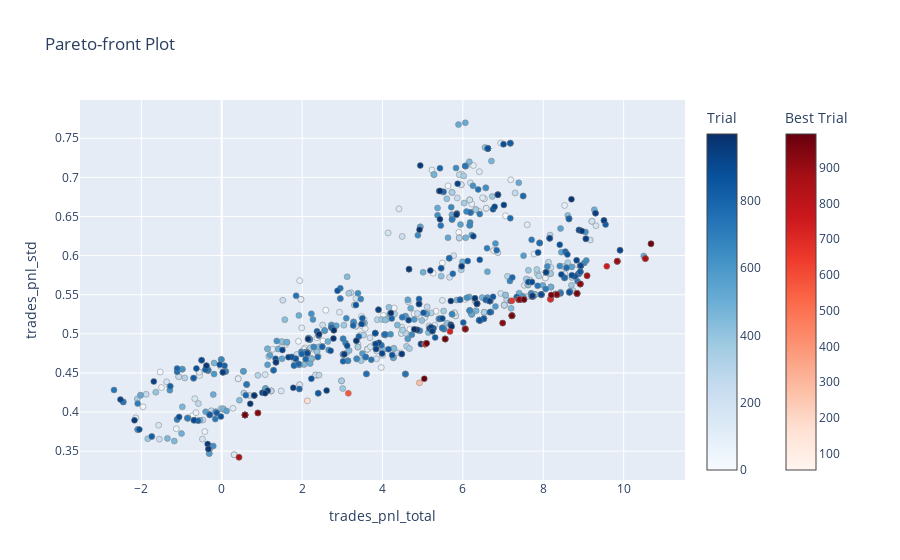

The notebook cell this image was saved under:
### Code cell
from optuna.visualization import plot_parallel_coordinate

optuna.visualization.plot_pareto_front(study, target_names=["trades_pnl_total", "trades_pnl_std"])

### Figure 1 — Plotly figure (JSON) as saved in the notebook; plotly's stock layout.template omitted (floating-point values rounded to 4 significant figures; data arrays with more than 128 entries replaced by an {"elided": "..."} marker saying what was removed)
{"data": [{"hovertemplate": "%{text}<extra>Trial</extra>", "marker": {"color": {"elided": "882 int values"}, "colorbar": {"title": {"text": "Trial"}}, "colorscale": [[0, "rgb(247,251,255)"], [0.125, "rgb(222,235,247)"], [0.25, "rgb(198,219,239)"], [0.375, "rgb(158,202,225)"], [0.5, "rgb(107,174,214)"], [0.625, "rgb(66,146,198)"], [0.75, "rgb(33,113,181)"], [0.875, "rgb(8,81,156)"], [1, "rgb(8,48,107)"]], "line": {"color": "Grey", "width": 0.5}}, "mode": "markers", "showlegend": false, "text": {"elided": "882 str values"}, "type": "scatter", "x": {"elided": "882 float values"}, "y": {"elided": "882 float values"}}, {"hovertemplate": "%{text}<extra>Best Trial</extra>", "marker": {"color": [54, 81, 140, 152, 162, 170, 179, 194, 196, 209, 215, 224, 278, 295, 330, 333, 334, 361, 372, 383, 384, 393, 403, 407, 411, 421, 435, 438, 443, 452, 464, 469, 475, 477, 480, 493, 495, 501, 522, 528, 531, 534, 539, 545, 556, 574, 575, 576, 579, 583, 586, 593, 598, 621, 627, 634, 638, 647, 648, 653, 667, 684, 687, 699, 705, 714, 717, 719, 737, 744, 747, 749, 753, 754, 757, 758, 775, 776, 781, 801, 802, 818, 821, 825, 827, 832, 840, 845, 849, 855, 861, 866, 868, 874, 880, 902, 903, 904, 911, 923, 926, 931, 932, 934, 935, 936, 939, 947, 948, 951, 959, 971, 974, 982, 987, 988, 990, 994], "colorbar": {"title": {"text": "Best Trial"}, "x": 1.1, "xpad": 40}, "colorscale": [[0, "rgb(255,245,240)"], [0.125, "rgb(254,224,210)"], [0.25, "rgb(252,187,161)"], [0.375, "rgb(252,146,114)"], [0.5, "rgb(251,106,74)"], [0.625, "rgb(239,59,44)"], [0.75, "rgb(203,24,29)"], [0.875, "rgb(165,15,21)"], [1, "rgb(103,0,13)"]], "line": {"color": "Grey", "width": 0.5}}, "mode": "markers", "showlegend": false, "text": ["{<br>  \"number\": 54,<br>  \"values\": [<br>    8.34,<br>    0.5502561699354089<br>  ],<br>  \"params\": {<br>    \"take_profit\": 0.30439065920302155,<br>    \"stop_loss\": 0.5304113232844587<br>  }<br>}", "{<br>  \"number\": 81,<br>  \"values\": [<br>    7.389999999999997,<br>    0.5438379486076034<br>  ],<br>  \"params\": {<br>    \"take_profit\": 0.2528018514104881,<br>    \"stop_loss\": 0.5349177715800677<br>  }<br>}", "{<br>  \"number\": 140,<br>  \"values\": [<br>    5.559999999999974,<br>    0.49333133405392976<br>  ],<br>  \"params\": {<br>    \"take_profit\": 0.15532629544967783,<br>    \"stop_loss\": 0.43824973456478217<br>  }<br>}", "{<br>  \"number\": 152,<br>  \"values\": [<br>    5.059999999999992,<br>    0.4869723313665133<br>  ],<br>  \"params\": {<br>    \"take_profit\": 0.15532629544967783,<br>    \"stop_loss\": 0.41218749413818806<br>  }<br>}", "{<br>  \"number\": 162,<br>  \"values\": [<br>    9.839999999999982,<br>    0.5926793343745277<br>  ],<br>  \"params\": {<br>    \"take_profit\": 0.4193862236915465,<br>    \"stop_loss\": 0.41254554790994874<br>  }<br>}", "{<br>  \"number\": 170,<br>  \"values\": [<br>    2.1299999999999546,<br>    0.4143353224766091<br>  ],<br>  \"params\": {<br>    \"take_profit\": 0.10031970000183371,<br>    \"stop_loss\": 0.2228112396938116<br>  }<br>}", "{<br>  \"number\": 179,<br>  \"values\": [<br>    8.34,<br>    0.5502561699354089<br>  ],<br>  \"params\": {<br>    \"take_profit\": 0.3046618797061607,<br>    \"stop_loss\": 0.5369060645414534<br>  }<br>}", "{<br>  \"number\": 194,<br>  \"values\": [<br>    7.389999999999997,<br>    0.5438379486076034<br>  ],<br>  \"params\": {<br>    \"take_profit\": 0.2528018514104881,<br>    \"stop_loss\": 0.5349177715800677<br>  }<br>}", "{<br>  \"number\": 196,<br>  \"values\": [<br>    8.34,<br>    0.5502561699354089<br>  ],<br>  \"params\": {<br>    \"take_profit\": 0.3046618797061607,<br>    \"stop_loss\": 0.5349177715800677<br>  }<br>}", "{<br>  \"number\": 209,<br>  \"values\": [<br>    7.389999999999997,<br>    0.5438379486076034<br>  ],<br>  \"params\": {<br>    \"take_profit\": 0.2528018514104881,<br>    \"stop_loss\": 0.5423212697820018<br>  }<br>}", "{<br>  \"number\": 215,<br>  \"values\": [<br>    8.34,<br>    0.5502561699354089<br>  ],<br>  \"params\": {<br>    \"take_profit\": 0.3046618797061607,<br>    \"stop_loss\": 0.5369060645414534<br>  }<br>}", "{<br>  \"number\": 224,<br>  \"values\": [<br>    6.059999999999977,<br>    0.5060598488763149<br>  ],<br>  \"params\": {<br>    \"take_profit\": 0.3322178556912239,<br>    \"stop_loss\": 0.29129255144850197<br>  }<br>}", "{<br>  \"number\": 278,<br>  \"values\": [<br>    4.9199999999999875,<br>    0.4373138172950719<br>  ],<br>  \"params\": {<br>    \"take_profit\": 0.13138358969635155,<br>    \"stop_loss\": 0.3026282171902923<br>  }<br>}", "{<br>  \"number\": 295,<br>  \"values\": [<br>    0.579999999999925,<br>    0.39619674155432916<br>  ],<br>  \"params\": {<br>    \"take_profit\": 0.0595366319200447,<br>    \"stop_loss\": 0.22234287162233085<br>  }<br>}", "{<br>  \"number\": 330,<br>  \"values\": [<br>    5.059999999999992,<br>    0.4869723313665133<br>  ],<br>  \"params\": {<br>    \"take_profit\": 0.15532629544967783,<br>    \"stop_loss\": 0.41218749413818806<br>  }<br>}", "{<br>  \"number\": 333,<br>  \"values\": [<br>    5.559999999999974,<br>    0.49333133405392976<br>  ],<br>  \"params\": {<br>    \"take_profit\": 0.15635221511028574,<br>    \"stop_loss\": 0.43824973456478217<br>  }<br>}", "{<br>  \"number\": 334,<br>  \"values\": [<br>    9.839999999999982,<br>    0.5926793343745277<br>  ],<br>  \"params\": {<br>    \"take_profit\": 0.4193862236915465,<br>    \"stop_loss\": 0.41254554790994874<br>  }<br>}", "{<br>  \"number\": 361,<br>  \"values\": [<br>    7.219999999999999,<br>    0.5231284694561709<br>  ],<br>  \"params\": {<br>    \"take_profit\": 0.3039315069644288,<br>    \"stop_loss\": 0.4234704987991215<br>  }<br>}", "{<br>  \"number\": 372,<br>  \"values\": [<br>    8.839999999999975,<br>    0.5515893628309656<br>  ],<br>  \"params\": {<br>    \"take_profit\": 0.42477134448096265,<br>    \"stop_loss\": 0.25760257173708784<br>  }<br>}", "{<br>  \"number\": 383,<br>  \"values\": [<br>    0.579999999999925,<br>    0.39619674155432916<br>  ],<br>  \"params\": {<br>    \"take_profit\": 0.0595366319200447,<br>    \"stop_loss\": 0.22234287162233085<br>  }<br>}", "{<br>  \"number\": 384,<br>  \"values\": [<br>    5.559999999999974,<br>    0.49333133405392976<br>  ],<br>  \"params\": {<br>    \"take_profit\": 0.15532629544967783,<br>    \"stop_loss\": 0.43824973456478217<br>  }<br>}", "{<br>  \"number\": 393,<br>  \"values\": [<br>    8.34,<br>    0.5502561699354089<br>  ],<br>  \"params\": {<br>    \"take_profit\": 0.3046618797061607,<br>    \"stop_loss\": 0.5349177715800677<br>  }<br>}", "{<br>  \"number\": 403,<br>  \"values\": [<br>    0.579999999999925,<br>    0.39619674155432916<br>  ],<br>  \"params\": {<br>    \"take_profit\": 0.0595366319200447,<br>    \"stop_loss\": 0.22234287162233085<br>  }<br>}", "{<br>  \"number\": 407,<br>  \"values\": [<br>    8.34,<br>    0.5502561699354089<br>  ],<br>  \"params\": {<br>    \"take_profit\": 0.3046618797061607,<br>    \"stop_loss\": 0.5349177715800677<br>  }<br>}", "{<br>  \"number\": 411,<br>  \"values\": [<br>    9.839999999999982,<br>    0.5926793343745277<br>  ],<br>  \"params\": {<br>    \"take_profit\": 0.4193862236915465,<br>    \"stop_loss\": 0.41254554790994874<br>  }<br>}", "{<br>  \"number\": 421,<br>  \"values\": [<br>    8.34,<br>    0.5502561699354089<br>  ],<br>  \"params\": {<br>    \"take_profit\": 0.3046618797061607,<br>    \"stop_loss\": 0.5349177715800677<br>  }<br>}", "{<br>  \"number\": 435,<br>  \"values\": [<br>    8.839999999999975,<br>    0.5515893628309656<br>  ],<br>  \"params\": {<br>    \"take_profit\": 0.42545111034469985,<br>    \"stop_loss\": 0.25760257173708784<br>  }<br>}", "{<br>  \"number\": 438,<br>  \"values\": [<br>    8.34,<br>    0.5502561699354089<br>  ],<br>  \"params\": {<br>    \"take_profit\": 0.3046618797061607,<br>    \"stop_loss\": 0.5369060645414534<br>  }<br>}", "{<br>  \"number\": 443,<br>  \"values\": [<br>    5.059999999999992,<br>    0.4869723313665133<br>  ],<br>  \"params\": {<br>    \"take_profit\": 0.15532629544967783,<br>    \"stop_loss\": 0.41218749413818806<br>  }<br>}", "{<br>  \"number\": 452,<br>  \"values\": [<br>    6.059999999999977,<br>    0.5060598488763149<br>  ],<br>  \"params\": {<br>    \"take_profit\": 0.3322178556912239,<br>    \"stop_loss\": 0.29129255144850197<br>  }<br>}", "{<br>  \"number\": 464,<br>  \"values\": [<br>    5.059999999999992,<br>    0.4869723313665133<br>  ],<br>  \"params\": {<br>    \"take_profit\": 0.15532629544967783,<br>    \"stop_loss\": 0.41254554790994874<br>  }<br>}", "{<br>  \"number\": 469,<br>  \"values\": [<br>    0.579999999999925,<br>    0.39619674155432916<br>  ],<br>  \"params\": {<br>    \"take_profit\": 0.0595366319200447,<br>    \"stop_loss\": 0.22234287162233085<br>  }<br>}", "{<br>  \"number\": 475,<br>  \"values\": [<br>    8.179999999999978,<br>    0.5441984884879929<br>  ],<br>  \"params\": {<br>    \"take_profit\": 0.41889084018018036,<br>    \"stop_loss\": 0.25760257173708784<br>  }<br>}", "{<br>  \"number\": 477,<br>  \"values\": [<br>    0.4299999999999198,<br>    0.3421673713257881<br>  ],<br>  \"params\": {<br>    \"take_profit\": 0.0595366319200447,<br>    \"stop_loss\": 0.05286499173453086<br>  }<br>}", "{<br>  \"number\": 480,<br>  \"values\": [<br>    5.059999999999992,<br>    0.4869723313665133<br>  ],<br>  \"params\": {<br>    \"take_profit\": 0.15532629544967783,<br>    \"stop_loss\": 0.41218749413818806<br>  }<br>}", "{<br>  \"number\": 493,<br>  \"values\": [<br>    10.539999999999981,<br>    0.5961558731025934<br>  ],<br>  \"params\": {<br>    \"take_profit\": 0.4193862236915465,<br>    \"stop_loss\": 0.4234704987991215<br>  }<br>}", "{<br>  \"number\": 495,<br>  \"values\": [<br>    8.34,<br>    0.5502561699354089<br>  ],<br>  \"params\": {<br>    \"take_profit\": 0.3018572374235954,<br>    \"stop_loss\": 0.5369060645414534<br>  }<br>}", "{<br>  \"number\": 501,<br>  \"values\": [<br>    5.059999999999992,<br>    0.4869723313665133<br>  ],<br>  \"params\": {<br>    \"take_profit\": 0.15532629544967783,<br>    \"stop_loss\": 0.41218749413818806<br>  }<br>}", "{<br>  \"number\": 522,<br>  \"values\": [<br>    6.059999999999977,<br>    0.5060598488763149<br>  ],<br>  \"params\": {<br>    \"take_profit\": 0.3335223475467165,<br>    \"stop_loss\": 0.29859349885281383<br>  }<br>}", "{<br>  \"number\": 528,<br>  \"values\": [<br>    0.579999999999925,<br>    0.39619674155432916<br>  ],<br>  \"params\": {<br>    \"take_profit\": 0.0595366319200447,<br>    \"stop_loss\": 0.22234287162233085<br>  }<br>}", "{<br>  \"number\": 531,<br>  \"values\": [<br>    5.559999999999974,<br>    0.49333133405392976<br>  ],<br>  \"params\": {<br>    \"take_profit\": 0.15635221511028574,<br>    \"stop_loss\": 0.43824973456478217<br>  }<br>}", "{<br>  \"number\": 534,<br>  \"values\": [<br>    8.34,<br>    0.5502561699354089<br>  ],<br>  \"params\": {<br>    \"take_profit\": 0.3046618797061607,<br>    \"stop_loss\": 0.5349177715800677<br>  }<br>}", "{<br>  \"number\": 539,<br>  \"values\": [<br>    7.219999999999999,<br>    0.5231284694561709<br>  ],<br>  \"params\": {<br>    \"take_profit\": 0.30244684131197064,<br>    \"stop_loss\": 0.4234704987991215<br>  }<br>}", "{<br>  \"number\": 545,<br>  \"values\": [<br>    8.34,<br>    0.5502561699354089<br>  ],<br>  \"params\": {<br>    \"take_profit\": 0.3046618797061607,<br>    \"stop_loss\": 0.5369060645414534<br>  }<br>}", "{<br>  \"number\": 556,<br>  \"values\": [<br>    8.34,<br>    0.5502561699354089<br>  ],<br>  \"params\": {<br>    \"take_profit\": 0.3046618797061607,<br>    \"stop_loss\": 0.5369060645414534<br>  }<br>}", "{<br>  \"number\": 574,<br>  \"values\": [<br>    7.219999999999999,<br>    0.5231284694561709<br>  ],<br>  \"params\": {<br>    \"take_profit\": 0.3039315069644288,<br>    \"stop_loss\": 0.4234704987991215<br>  }<br>}", "{<br>  \"number\": 575,<br>  \"values\": [<br>    3.1499999999999666,<br>    0.4239149828758257<br>  ],<br>  \"params\": {<br>    \"take_profit\": 0.13138358969635155,<br>    \"stop_loss\": 0.24429633598756528<br>  }<br>}", "{<br>  \"number\": 576,<br>  \"values\": [<br>    8.34,<br>    0.5502561699354089<br>  ],<br>  \"params\": {<br>    \"take_profit\": 0.3046618797061607,<br>    \"stop_loss\": 0.5349177715800677<br>  }<br>}", "{<br>  \"number\": 579,<br>  \"values\": [<br>    8.839999999999975,<br>    0.5515893628309656<br>  ],<br>  \"params\": {<br>    \"take_profit\": 0.42477134448096265,<br>    \"stop_loss\": 0.2560007631902935<br>  }<br>}", "{<br>  \"number\": 583,<br>  \"values\": [<br>    7.219999999999999,<br>    0.5231284694561709<br>  ],<br>  \"params\": {<br>    \"take_profit\": 0.30244684131197064,<br>    \"stop_loss\": 0.4234704987991215<br>  }<br>}", "{<br>  \"number\": 586,<br>  \"values\": [<br>    9.839999999999982,<br>    0.5926793343745277<br>  ],<br>  \"params\": {<br>    \"take_profit\": 0.4193862236915465,<br>    \"stop_loss\": 0.41254554790994874<br>  }<br>}", "{<br>  \"number\": 593,<br>  \"values\": [<br>    8.34,<br>    0.5502561699354089<br>  ],<br>  \"params\": {<br>    \"take_profit\": 0.3039315069644288,<br>    \"stop_loss\": 0.5349177715800677<br>  }<br>}", "{<br>  \"number\": 598,<br>  \"values\": [<br>    8.34,<br>    0.5502561699354089<br>  ],<br>  \"params\": {<br>    \"take_profit\": 0.3046618797061607,<br>    \"stop_loss\": 0.5369060645414534<br>  }<br>}", "{<br>  \"number\": 621,<br>  \"values\": [<br>    0.579999999999925,<br>    0.39619674155432916<br>  ],<br>  \"params\": {<br>    \"take_profit\": 0.0595366319200447,<br>    \"stop_loss\": 0.22234287162233085<br>  }<br>}", "{<br>  \"number\": 627,<br>  \"values\": [<br>    5.059999999999992,<br>    0.4869723313665133<br>  ],<br>  \"params\": {<br>    \"take_profit\": 0.1592520005431407,<br>    \"stop_loss\": 0.41254554790994874<br>  }<br>}", "{<br>  \"number\": 634,<br>  \"values\": [<br>    8.839999999999975,<br>    0.5515893628309656<br>  ],<br>  \"params\": {<br>    \"take_profit\": 0.42477134448096265,<br>    \"stop_loss\": 0.25760257173708784<br>  }<br>}", "{<br>  \"number\": 638,<br>  \"values\": [<br>    8.179999999999978,<br>    0.5441984884879929<br>  ],<br>  \"params\": {<br>    \"take_profit\": 0.4193862236915465,<br>    \"stop_loss\": 0.25574574904614966<br>  }<br>}", "{<br>  \"number\": 647,<br>  \"values\": [<br>    0.8999999999999466,<br>    0.39885710814265407<br>  ],<br>  \"params\": {<br>    \"take_profit\": 0.08479379351163474,<br>    \"stop_loss\": 0.23732324978969815<br>  }<br>}", "{<br>  \"number\": 648,<br>  \"values\": [<br>    7.219999999999999,<br>    0.5231284694561709<br>  ],<br>  \"params\": {<br>    \"take_profit\": 0.30244684131197064,<br>    \"stop_loss\": 0.4234704987991215<br>  }<br>}", "{<br>  \"number\": 653,<br>  \"values\": [<br>    6.059999999999977,<br>    0.5060598488763149<br>  ],<br>  \"params\": {<br>    \"take_profit\": 0.3322178556912239,<br>    \"stop_loss\": 0.29129255144850197<br>  }<br>}", "{<br>  \"number\": 667,<br>  \"values\": [<br>    7.220000000000002,<br>    0.5421760690982197<br>  ],<br>  \"params\": {<br>    \"take_profit\": 0.2707966097582291,<br>    \"stop_loss\": 0.5277578428623528<br>  }<br>}", "{<br>  \"number\": 684,<br>  \"values\": [<br>    8.839999999999975,<br>    0.5515893628309656<br>  ],<br>  \"params\": {<br>    \"take_profit\": 0.42477134448096265,<br>    \"stop_loss\": 0.25760257173708784<br>  }<br>}", "{<br>  \"number\": 687,<br>  \"values\": [<br>    8.839999999999975,<br>    0.5515893628309656<br>  ],<br>  \"params\": {<br>    \"take_profit\": 0.42806112792762335,<br>    \"stop_loss\": 0.25760257173708784<br>  }<br>}", "{<br>  \"number\": 699,<br>  \"values\": [<br>    7.219999999999999,<br>    0.5231284694561709<br>  ],<br>  \"params\": {<br>    \"take_profit\": 0.3039315069644288,<br>    \"stop_loss\": 0.4234704987991215<br>  }<br>}", "{<br>  \"number\": 705,<br>  \"values\": [<br>    7.389999999999997,<br>    0.5438379486076034<br>  ],<br>  \"params\": {<br>    \"take_profit\": 0.2528018514104881,<br>    \"stop_loss\": 0.5349177715800677<br>  }<br>}", "{<br>  \"number\": 714,<br>  \"values\": [<br>    8.179999999999978,<br>    0.5441984884879929<br>  ],<br>  \"params\": {<br>    \"take_profit\": 0.4193862236915465,<br>    \"stop_loss\": 0.25574574904614966<br>  }<br>}", "{<br>  \"number\": 717,<br>  \"values\": [<br>    0.8999999999999466,<br>    0.39885710814265407<br>  ],<br>  \"params\": {<br>    \"take_profit\": 0.08479379351163474,<br>    \"stop_loss\": 0.23732324978969815<br>  }<br>}", "{<br>  \"number\": 719,<br>  \"values\": [<br>    8.34,<br>    0.5502561699354089<br>  ],<br>  \"params\": {<br>    \"take_profit\": 0.3039315069644288,<br>    \"stop_loss\": 0.5349177715800677<br>  }<br>}", "{<br>  \"number\": 737,<br>  \"values\": [<br>    5.679999999999982,<br>    0.502918626869445<br>  ],<br>  \"params\": {<br>    \"take_profit\": 0.32537123833868614,<br>    \"stop_loss\": 0.29129255144850197<br>  }<br>}", "{<br>  \"number\": 744,<br>  \"values\": [<br>    5.059999999999992,<br>    0.4869723313665133<br>  ],<br>  \"params\": {<br>    \"take_profit\": 0.1592520005431407,<br>    \"stop_loss\": 0.41254554790994874<br>  }<br>}", "{<br>  \"number\": 747,<br>  \"values\": [<br>    8.919999999999952,<br>    0.5636311982171307<br>  ],<br>  \"params\": {<br>    \"take_profit\": 0.3666194620239973,<br>    \"stop_loss\": 0.433907960374479<br>  }<br>}", "{<br>  \"number\": 749,<br>  \"values\": [<br>    7.219999999999999,<br>    0.5231284694561709<br>  ],<br>  \"params\": {<br>    \"take_profit\": 0.3039315069644288,<br>    \"stop_loss\": 0.42718311028329875<br>  }<br>}", "{<br>  \"number\": 753,<br>  \"values\": [<br>    9.57999999999997,<br>    0.5862981569891625<br>  ],<br>  \"params\": {<br>    \"take_profit\": 0.4262947218185719,<br>    \"stop_loss\": 0.35853413327895484<br>  }<br>}", "{<br>  \"number\": 754,<br>  \"values\": [<br>    8.919999999999952,<br>    0.5636311982171307<br>  ],<br>  \"params\": {<br>    \"take_profit\": 0.3666194620239973,<br>    \"stop_loss\": 0.433907960374479<br>  }<br>}", "{<br>  \"number\": 757,<br>  \"values\": [<br>    7.389999999999997,<br>    0.5438379486076034<br>  ],<br>  \"params\": {<br>    \"take_profit\": 0.2528018514104881,<br>    \"stop_loss\": 0.5349177715800677<br>  }<br>}", "{<br>  \"number\": 758,<br>  \"values\": [<br>    5.559999999999974,<br>    0.49333133405392976<br>  ],<br>  \"params\": {<br>    \"take_profit\": 0.15635221511028574,<br>    \"stop_loss\": 0.43824973456478217<br>  }<br>}", "{<br>  \"number\": 775,<br>  \"values\": [<br>    0.579999999999925,<br>    0.39619674155432916<br>  ],<br>  \"params\": {<br>    \"take_profit\": 0.0595366319200447,<br>    \"stop_loss\": 0.23732324978969815<br>  }<br>}", "{<br>  \"number\": 776,<br>  \"values\": [<br>    0.579999999999925,<br>    0.39619674155432916<br>  ],<br>  \"params\": {<br>    \"take_profit\": 0.0595366319200447,<br>    \"stop_loss\": 0.22904819369272045<br>  }<br>}", "{<br>  \"number\": 781,<br>  \"values\": [<br>    0.579999999999925,<br>    0.39619674155432916<br>  ],<br>  \"params\": {<br>    \"take_profit\": 0.0595366319200447,<br>    \"stop_loss\": 0.22234287162233085<br>  }<br>}", "{<br>  \"number\": 801,<br>  \"values\": [<br>    0.579999999999925,<br>    0.39619674155432916<br>  ],<br>  \"params\": {<br>    \"take_profit\": 0.0595366319200447,<br>    \"stop_loss\": 0.23732324978969815<br>  }<br>}", "{<br>  \"number\": 802,<br>  \"values\": [<br>    7.389999999999997,<br>    0.5438379486076034<br>  ],<br>  \"params\": {<br>    \"take_profit\": 0.2528018514104881,<br>    \"stop_loss\": 0.5349177715800677<br>  }<br>}", "{<br>  \"number\": 818,<br>  \"values\": [<br>    0.579999999999925,<br>    0.39619674155432916<br>  ],<br>  \"params\": {<br>    \"take_profit\": 0.0595366319200447,<br>    \"stop_loss\": 0.23732324978969815<br>  }<br>}", "{<br>  \"number\": 821,<br>  \"values\": [<br>    7.219999999999999,<br>    0.5231284694561709<br>  ],<br>  \"params\": {<br>    \"take_profit\": 0.3039315069644288,<br>    \"stop_loss\": 0.42718311028329875<br>  }<br>}", "{<br>  \"number\": 825,<br>  \"values\": [<br>    6.98999999999997,<br>    0.5136998317566166<br>  ],<br>  \"params\": {<br>    \"take_profit\": 0.37837947190872045,<br>    \"stop_loss\": 0.29883191163474915<br>  }<br>}", "{<br>  \"number\": 827,<br>  \"values\": [<br>    10.539999999999981,<br>    0.5961558731025934<br>  ],<br>  \"params\": {<br>    \"take_profit\": 0.41539992463926473,<br>    \"stop_loss\": 0.4250026356435156<br>  }<br>}", "{<br>  \"number\": 832,<br>  \"values\": [<br>    6.059999999999977,<br>    0.5060598488763149<br>  ],<br>  \"params\": {<br>    \"take_profit\": 0.3322178556912239,<br>    \"stop_loss\": 0.29129255144850197<br>  }<br>}", "{<br>  \"number\": 840,<br>  \"values\": [<br>    10.679999999999982,<br>    0.6150631173834141<br>  ],<br>  \"params\": {<br>    \"take_profit\": 0.43445111787243207,<br>    \"stop_loss\": 0.4234704987991215<br>  }<br>}", "{<br>  \"number\": 845,<br>  \"values\": [<br>    9.089999999999982,<br>    0.5742030930834443<br>  ],<br>  \"params\": {<br>    \"take_profit\": 0.41539992463926473,<br>    \"stop_loss\": 0.3317475026057835<br>  }<br>}", "{<br>  \"number\": 849,<br>  \"values\": [<br>    7.389999999999997,<br>    0.5438379486076034<br>  ],<br>  \"params\": {<br>    \"take_profit\": 0.2528018514104881,<br>    \"stop_loss\": 0.5349177715800677<br>  }<br>}", "{<br>  \"number\": 855,<br>  \"values\": [<br>    0.4299999999999198,<br>    0.3421673713257881<br>  ],<br>  \"params\": {<br>    \"take_profit\": 0.0595366319200447,<br>    \"stop_loss\": 0.05286499173453086<br>  }<br>}", "{<br>  \"number\": 861,<br>  \"values\": [<br>    9.839999999999982,<br>    0.5926793343745277<br>  ],<br>  \"params\": {<br>    \"take_profit\": 0.4193862236915465,<br>    \"stop_loss\": 0.41254554790994874<br>  }<br>}", "{<br>  \"number\": 866,<br>  \"values\": [<br>    10.539999999999981,<br>    0.5961558731025934<br>  ],<br>  \"params\": {<br>    \"take_profit\": 0.4193862236915465,<br>    \"stop_loss\": 0.4234704987991215<br>  }<br>}", "{<br>  \"number\": 868,<br>  \"values\": [<br>    8.34,<br>    0.5502561699354089<br>  ],<br>  \"params\": {<br>    \"take_profit\": 0.3039315069644288,<br>    \"stop_loss\": 0.5349177715800677<br>  }<br>}", "{<br>  \"number\": 874,<br>  \"values\": [<br>    7.219999999999999,<br>    0.5231284694561709<br>  ],<br>  \"params\": {<br>    \"take_profit\": 0.3039315069644288,<br>    \"stop_loss\": 0.4234704987991215<br>  }<br>}", "{<br>  \"number\": 880,<br>  \"values\": [<br>    9.089999999999982,<br>    0.5742030930834443<br>  ],<br>  \"params\": {<br>    \"take_profit\": 0.4193862236915465,<br>    \"stop_loss\": 0.3317475026057835<br>  }<br>}", "{<br>  \"number\": 902,<br>  \"values\": [<br>    9.839999999999982,<br>    0.5926793343745277<br>  ],<br>  \"params\": {<br>    \"take_profit\": 0.4193862236915465,<br>    \"stop_loss\": 0.41254554790994874<br>  }<br>}", "{<br>  \"number\": 903,<br>  \"values\": [<br>    7.219999999999999,<br>    0.5231284694561709<br>  ],<br>  \"params\": {<br>    \"take_profit\": 0.3039315069644288,<br>    \"stop_loss\": 0.4234704987991215<br>  }<br>}", "{<br>  \"number\": 904,<br>  \"values\": [<br>    8.919999999999952,<br>    0.5636311982171307<br>  ],<br>  \"params\": {<br>    \"take_profit\": 0.3666194620239973,<br>    \"stop_loss\": 0.433907960374479<br>  }<br>}", "{<br>  \"number\": 911,<br>  \"values\": [<br>    7.5199999999999605,<br>    0.5439039437253603<br>  ],<br>  \"params\": {<br>    \"take_profit\": 0.4193862236915465,<br>    \"stop_loss\": 0.24429633598756528<br>  }<br>}", "{<br>  \"number\": 923,<br>  \"values\": [<br>    8.919999999999952,<br>    0.5636311982171307<br>  ],<br>  \"params\": {<br>    \"take_profit\": 0.3666194620239973,<br>    \"stop_loss\": 0.433907960374479<br>  }<br>}", "{<br>  \"number\": 926,<br>  \"values\": [<br>    8.2,<br>    0.5494596455804591<br>  ],<br>  \"params\": {<br>    \"take_profit\": 0.29714740025572073,<br>    \"stop_loss\": 0.5349177715800677<br>  }<br>}", "{<br>  \"number\": 931,<br>  \"values\": [<br>    0.8999999999999466,<br>    0.39885710814265407<br>  ],<br>  \"params\": {<br>    \"take_profit\": 0.08479379351163474,<br>    \"stop_loss\": 0.23732324978969815<br>  }<br>}", "{<br>  \"number\": 932,<br>  \"values\": [<br>    8.919999999999952,<br>    0.5636311982171307<br>  ],<br>  \"params\": {<br>    \"take_profit\": 0.3666194620239973,<br>    \"stop_loss\": 0.433907960374479<br>  }<br>}", "{<br>  \"number\": 934,<br>  \"values\": [<br>    7.409999999999997,<br>    0.5438381131672675<br>  ],<br>  \"params\": {<br>    \"take_profit\": 0.32830197129167893,<br>    \"stop_loss\": 0.4234704987991215<br>  }<br>}", "{<br>  \"number\": 935,<br>  \"values\": [<br>    6.059999999999977,<br>    0.5060598488763149<br>  ],<br>  \"params\": {<br>    \"take_profit\": 0.3322178556912239,<br>    \"stop_loss\": 0.29129255144850197<br>  }<br>}", "{<br>  \"number\": 936,<br>  \"values\": [<br>    7.219999999999999,<br>    0.5231284694561709<br>  ],<br>  \"params\": {<br>    \"take_profit\": 0.3039315069644288,<br>    \"stop_loss\": 0.4234704987991215<br>  }<br>}", "{<br>  \"number\": 939,<br>  \"values\": [<br>    6.98999999999997,<br>    0.5136998317566166<br>  ],<br>  \"params\": {<br>    \"take_profit\": 0.3788258725085614,<br>    \"stop_loss\": 0.29883191163474915<br>  }<br>}", "{<br>  \"number\": 947,<br>  \"values\": [<br>    8.839999999999975,<br>    0.5515893628309656<br>  ],<br>  \"params\": {<br>    \"take_profit\": 0.42477134448096265,<br>    \"stop_loss\": 0.25760257173708784<br>  }<br>}", "{<br>  \"number\": 948,<br>  \"values\": [<br>    8.34,<br>    0.5502561699354089<br>  ],<br>  \"params\": {<br>    \"take_profit\": 0.3039315069644288,<br>    \"stop_loss\": 0.5476648965357894<br>  }<br>}", "{<br>  \"number\": 951,<br>  \"values\": [<br>    8.2,<br>    0.5494596455804591<br>  ],<br>  \"params\": {<br>    \"take_profit\": 0.29714740025572073,<br>    \"stop_loss\": 0.5349177715800677<br>  }<br>}", "{<br>  \"number\": 959,<br>  \"values\": [<br>    8.839999999999975,<br>    0.5515893628309656<br>  ],<br>  \"params\": {<br>    \"take_profit\": 0.42477134448096265,<br>    \"stop_loss\": 0.25760257173708784<br>  }<br>}", "{<br>  \"number\": 971,<br>  \"values\": [<br>    7.219999999999999,<br>    0.5231284694561709<br>  ],<br>  \"params\": {<br>    \"take_profit\": 0.3039315069644288,<br>    \"stop_loss\": 0.4234704987991215<br>  }<br>}", "{<br>  \"number\": 974,<br>  \"values\": [<br>    0.579999999999925,<br>    0.39619674155432916<br>  ],<br>  \"params\": {<br>    \"take_profit\": 0.0595366319200447,<br>    \"stop_loss\": 0.23732324978969815<br>  }<br>}", "{<br>  \"number\": 982,<br>  \"values\": [<br>    7.5199999999999605,<br>    0.5439039437253603<br>  ],<br>  \"params\": {<br>    \"take_profit\": 0.4193862236915465,<br>    \"stop_loss\": 0.24604518515908314<br>  }<br>}", "{<br>  \"number\": 987,<br>  \"values\": [<br>    5.099999999999984,<br>    0.487871275383484<br>  ],<br>  \"params\": {<br>    \"take_profit\": 0.3039315069644288,<br>    \"stop_loss\": 0.2936116595911836<br>  }<br>}", "{<br>  \"number\": 988,<br>  \"values\": [<br>    10.679999999999982,<br>    0.6150631173834141<br>  ],<br>  \"params\": {<br>    \"take_profit\": 0.43445111787243207,<br>    \"stop_loss\": 0.4234704987991215<br>  }<br>}", "{<br>  \"number\": 990,<br>  \"values\": [<br>    5.559999999999974,<br>    0.49333133405392976<br>  ],<br>  \"params\": {<br>    \"take_profit\": 0.15026904913374683,<br>    \"stop_loss\": 0.43824973456478217<br>  }<br>}", "{<br>  \"number\": 994,<br>  \"values\": [<br>    5.039999999999981,<br>    0.4426306074722805<br>  ],<br>  \"params\": {<br>    \"take_profit\": 0.15040135515958597,<br>    \"stop_loss\": 0.29129255144850197<br>  }<br>}"], "type": "scatter", "x": [8.34, 7.39, 5.56, 5.06, 9.84, 2.13, 8.34, 7.39, 8.34, 7.39, 8.34, 6.06, 4.92, 0.58, 5.06, 5.56, 9.84, 7.22, 8.84, 0.58, 5.56, 8.34, 0.58, 8.34, 9.84, 8.34, 8.84, 8.34, 5.06, 6.06, 5.06, 0.58, 8.18, 0.43, 5.06, 10.54, 8.34, 5.06, 6.06, 0.58, 5.56, 8.34, 7.22, 8.34, 8.34, 7.22, 3.15, 8.34, 8.84, 7.22, 9.84, 8.34, 8.34, 0.58, 5.06, 8.84, 8.18, 0.9, 7.22, 6.06, 7.22, 8.84, 8.84, 7.22, 7.39, 8.18, 0.9, 8.34, 5.68, 5.06, 8.92, 7.22, 9.58, 8.92, 7.39, 5.56, 0.58, 0.58, 0.58, 0.58, 7.39, 0.58, 7.22, 6.99, 10.54, 6.06, 10.68, 9.09, 7.39, 0.43, 9.84, 10.54, 8.34, 7.22, 9.09, 9.84, 7.22, 8.92, 7.52, 8.92, 8.2, 0.9, 8.92, 7.41, 6.06, 7.22, 6.99, 8.84, 8.34, 8.2, 8.84, 7.22, 0.58, 7.52, 5.1, 10.68, 5.56, 5.04], "y": [0.5503, 0.5438, 0.4933, 0.487, 0.5927, 0.4143, 0.5503, 0.5438, 0.5503, 0.5438, 0.5503, 0.5061, 0.4373, 0.3962, 0.487, 0.4933, 0.5927, 0.5231, 0.5516, 0.3962, 0.4933, 0.5503, 0.3962, 0.5503, 0.5927, 0.5503, 0.5516, 0.5503, 0.487, 0.5061, 0.487, 0.3962, 0.5442, 0.3422, 0.487, 0.5962, 0.5503, 0.487, 0.5061, 0.3962, 0.4933, 0.5503, 0.5231, 0.5503, 0.5503, 0.5231, 0.4239, 0.5503, 0.5516, 0.5231, 0.5927, 0.5503, 0.5503, 0.3962, 0.487, 0.5516, 0.5442, 0.3989, 0.5231, 0.5061, 0.5422, 0.5516, 0.5516, 0.5231, 0.5438, 0.5442, 0.3989, 0.5503, 0.5029, 0.487, 0.5636, 0.5231, 0.5863, 0.5636, 0.5438, 0.4933, 0.3962, 0.3962, 0.3962, 0.3962, 0.5438, 0.3962, 0.5231, 0.5137, 0.5962, 0.5061, 0.6151, 0.5742, 0.5438, 0.3422, 0.5927, 0.5962, 0.5503, 0.5231, 0.5742, 0.5927, 0.5231, 0.5636, 0.5439, 0.5636, 0.5495, 0.3989, 0.5636, 0.5438, 0.5061, 0.5231, 0.5137, 0.5516, 0.5503, 0.5495, 0.5516, 0.5231, 0.3962, 0.5439, 0.4879, 0.6151, 0.4933, 0.4426]}], "layout": {"title": {"text": "Pareto-front Plot"}, "xaxis": {"title": {"text": "trades_pnl_total"}}, "yaxis": {"title": {"text": "trades_pnl_std"}}}}
